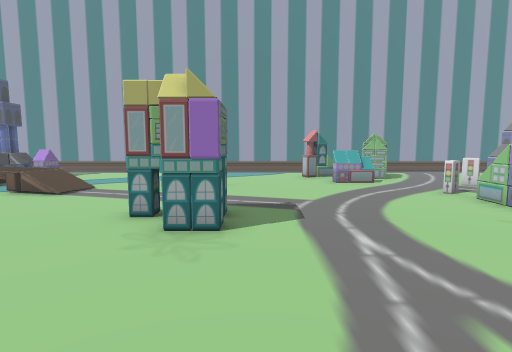
[1] (above)

24 first-person views from a walk through a 3-D level made in the Unity game engine. The camera is 1.5 m above the floor, tilts 6° down and sees 80° across. The floor is counted in squares, 1 m on a side. Each view is taken from the middle of a square. On the plan, view 1 faces up. The plan holds only what a view shows up to about 15 squares ahead; the rest is blank. The place goes on beyond the plan. Some animated figures are left out. Door leaves are left out, so doorways stand open.

[2]
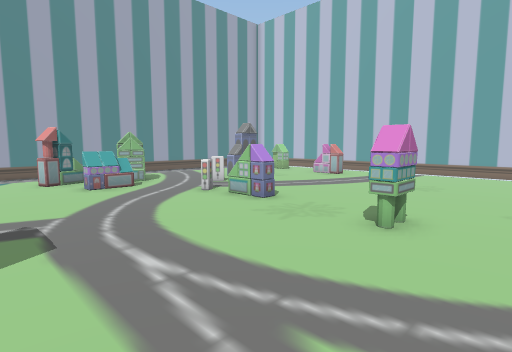

[3]
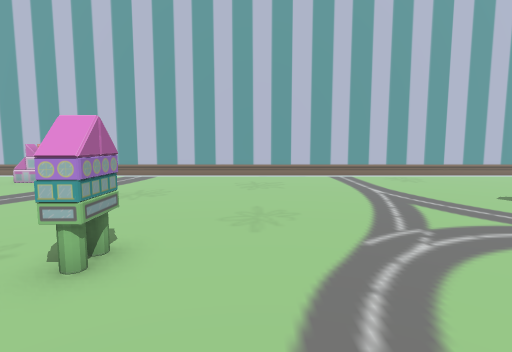

[4]
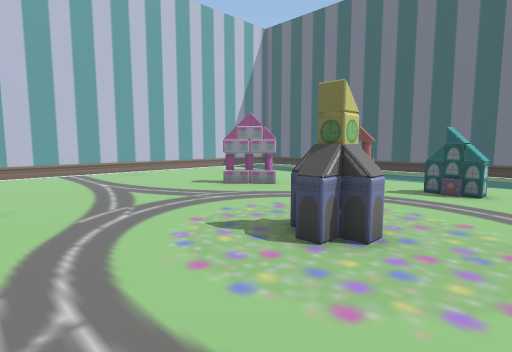

[5]
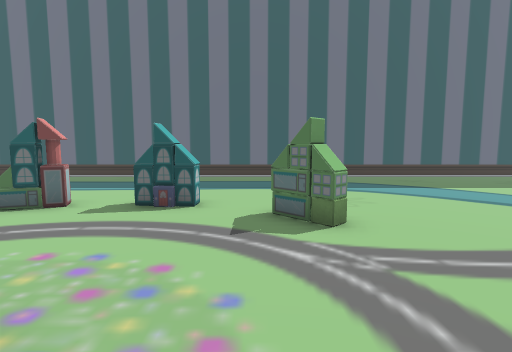

[6]
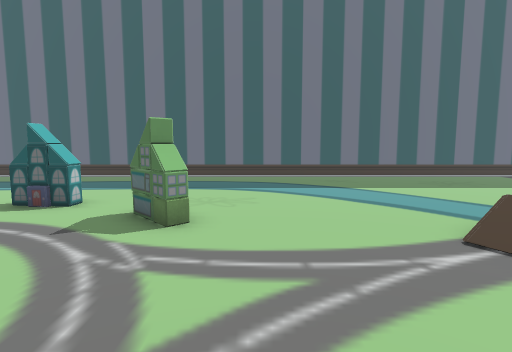

[7]
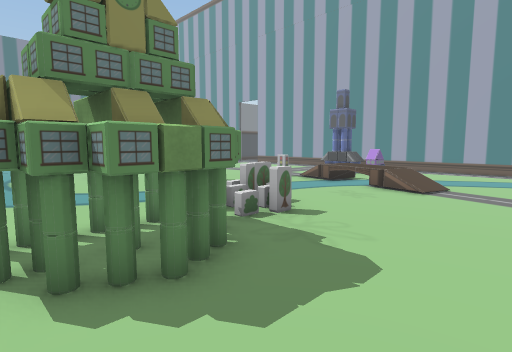

[8]
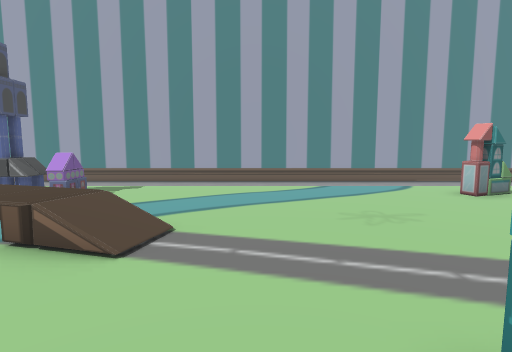

[9]
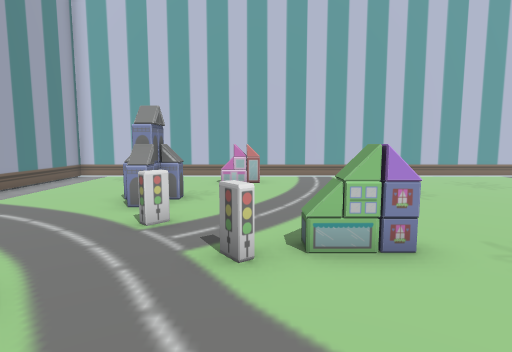

[10]
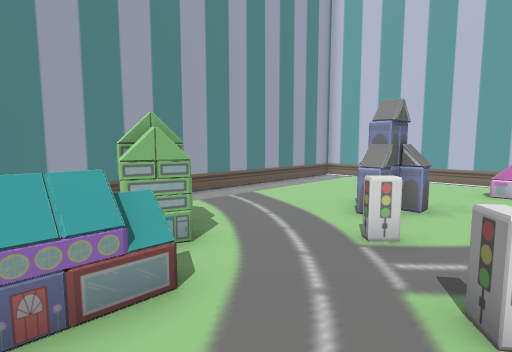

[11]
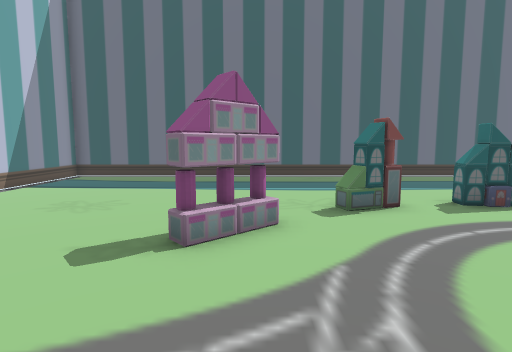

[12]
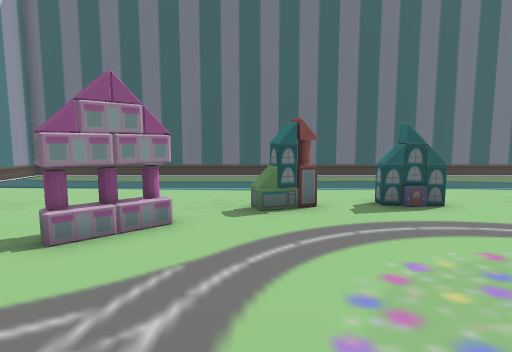

[13]
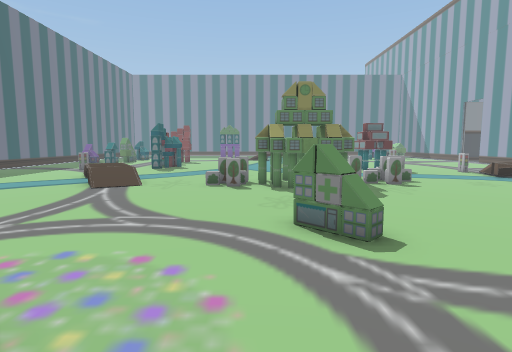

[14]
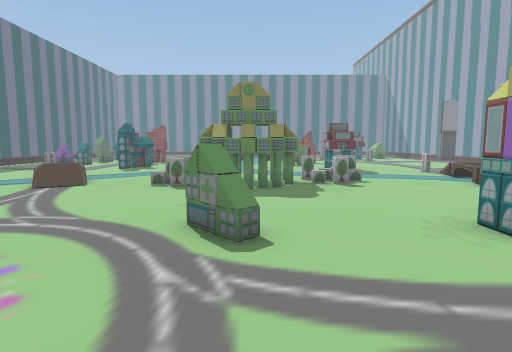

[15]
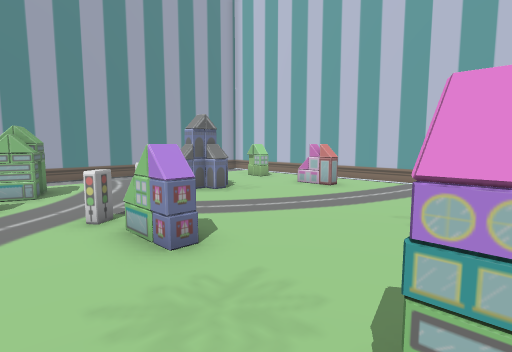

[16]
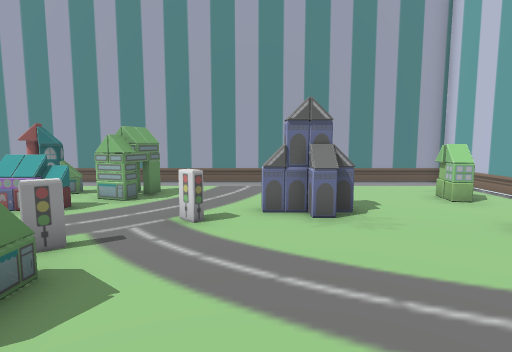

[17]
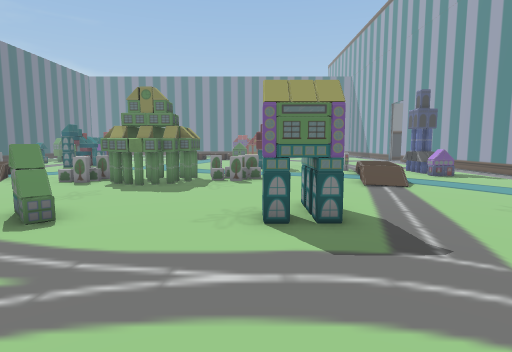

[18]
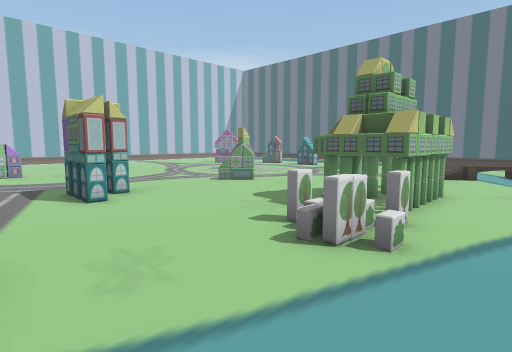

[19]
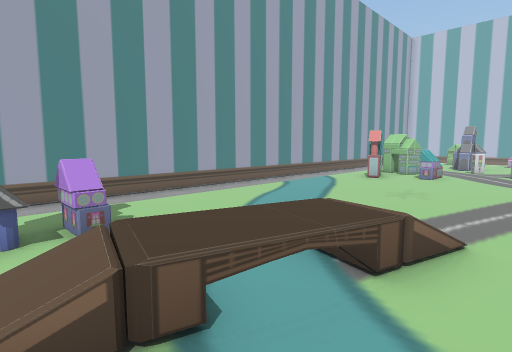

[20]
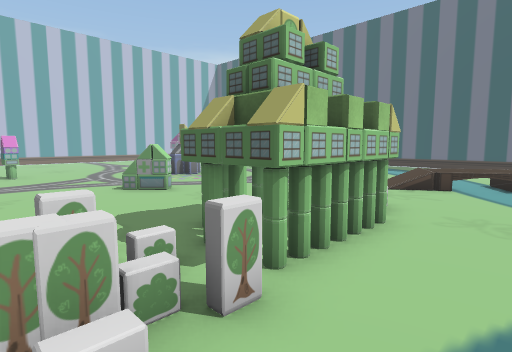

[21]
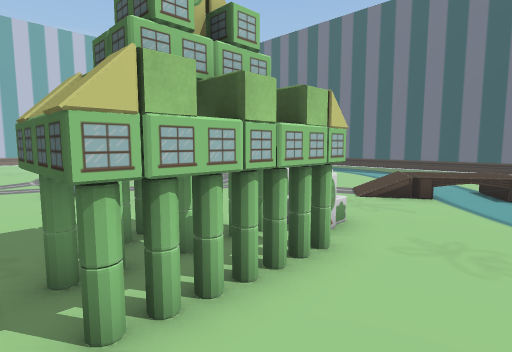

[22]
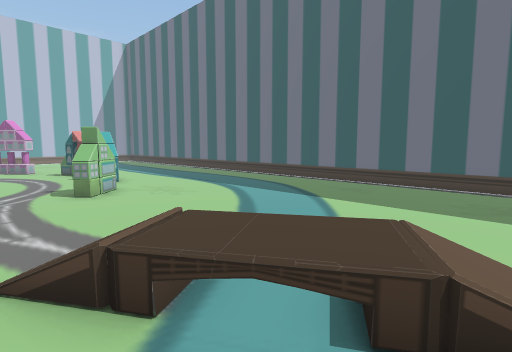

[23]
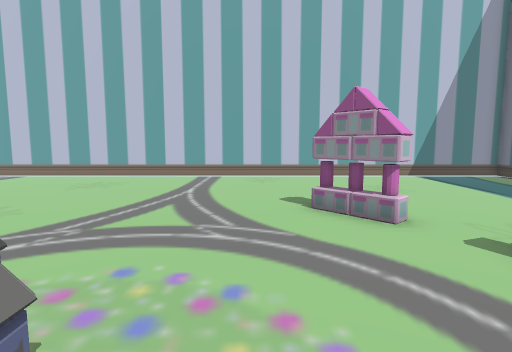

[24]
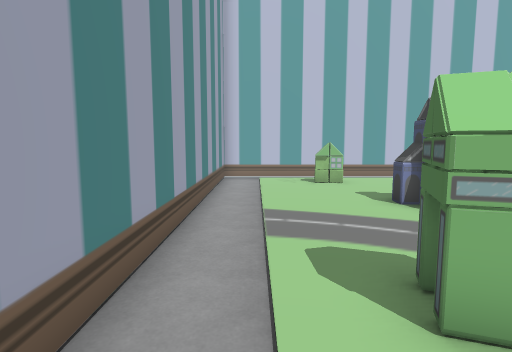

### Floor plan
Points are (right, up) in squares from view 1. A wall is a line through its corners. A room is listed if a view was taken in it or the views show most of it. See-through windows are left out.
Room 1 (views 1, 2, 3, 4, 5, 6, 7, 8, 9, 10, 11, 12, 13, 14, 15, 16, 17, 18, 19, 20, 21, 22, 23, 24)
walls: (-0.6, 6.1) (-2.6, 6.1) (-2.6, 6.6) (-0.6, 6.6) (-0.6, 5.1) (-1.6, 5.1) (-1.6, 5.6); (-5.8, 0.5) (-5.8, 0) (-6.3, 0) (-6.3, -0.5); (-6.3, 2) (-6.3, 1.5); (-8.6, 2.5) (-7.4, 2.5); (-11.5, -16.6) (16.6, -16.6) (16.6, 17.4) (-11.5, 17.4)
low walls: (-9.2, 14.2) (-9.2, 13.4)
objects: other object (-11, 13); other object (-11, 14); other object (-10, -7); other object (-10, 14); other object (-9, -1); other object (-9, 0); other object (-9, 1); other object (-9, 2); other object (-9, 3); other object (-9, 4); other object (-9, 5); other object (-9, 11); other object (-9, 13); other object (-8, -2); other object (-7, -2); other object (-7, -1); other object (-7, 1); other object (-7, 4); other object (-2, -8) to (-1, -7); other object (-2, 0) to (-1, 0); other object (-1, -9) to (0, -8); other object (-1, -8); other object (-1, 1); other object (2, -10) to (2, -9); other object (2, -4) to (2, -3); other object (2, 14); other object (2, 15); other object (3, -10) to (3, -9); other object (3, -4); other object (3, -3); other object (3, 12); other object (3, 14); other object (4, 12); other object (4, 14); other object (5, -10) to (5, -9); other object (5, 3); other object (5, 13); other object (5, 14); other object (5, 15); other object (6, -9); other object (6, 3); other object (6, 7); other object (6, 8); other object (6, 9); other object (6, 13); other object (6, 14); other object (8, -8) to (8, -7); other object (8, 11); other object (9, -7) to (9, -6); other object (9, 12); other object (10, 11) to (11, 11); other object (10, 12); other object (11, 12); other object (14, 9); other object (14, 10); other object (14, 11); other object (14, 13); other object (15, 13); other object (15, 14)

Where each view was taken, in squares from view 1:
view 1: 0 up, 0 right, facing up
view 2: 1 up, 0 right, facing up-right
view 3: 1 up, 2 right, facing right
view 4: 1 up, 0 right, facing down-right
view 5: 2 down, 0 right, facing down
view 6: 2 down, 3 left, facing down
view 7: 1 down, 3 left, facing up-left
view 8: 5 up, 4 left, facing up
view 9: 9 up, 2 right, facing right
view 10: 9 up, 3 right, facing up-right
view 11: 2 down, 8 right, facing down
view 12: 2 down, 6 right, facing down
view 13: 1 down, 4 right, facing left
view 14: 1 up, 4 right, facing left
view 15: 3 up, 4 right, facing up-right
view 16: 5 up, 9 right, facing up
view 17: 5 up, 5 right, facing left
view 18: 9 up, 11 left, facing down-right
view 19: 8 up, 11 left, facing up-right
view 20: 5 up, 11 left, facing down-right
view 21: 3 up, 11 left, facing down-right
view 22: 5 down, 11 left, facing down-right
view 23: 5 down, 2 right, facing right
view 24: 16 up, 3 right, facing right
